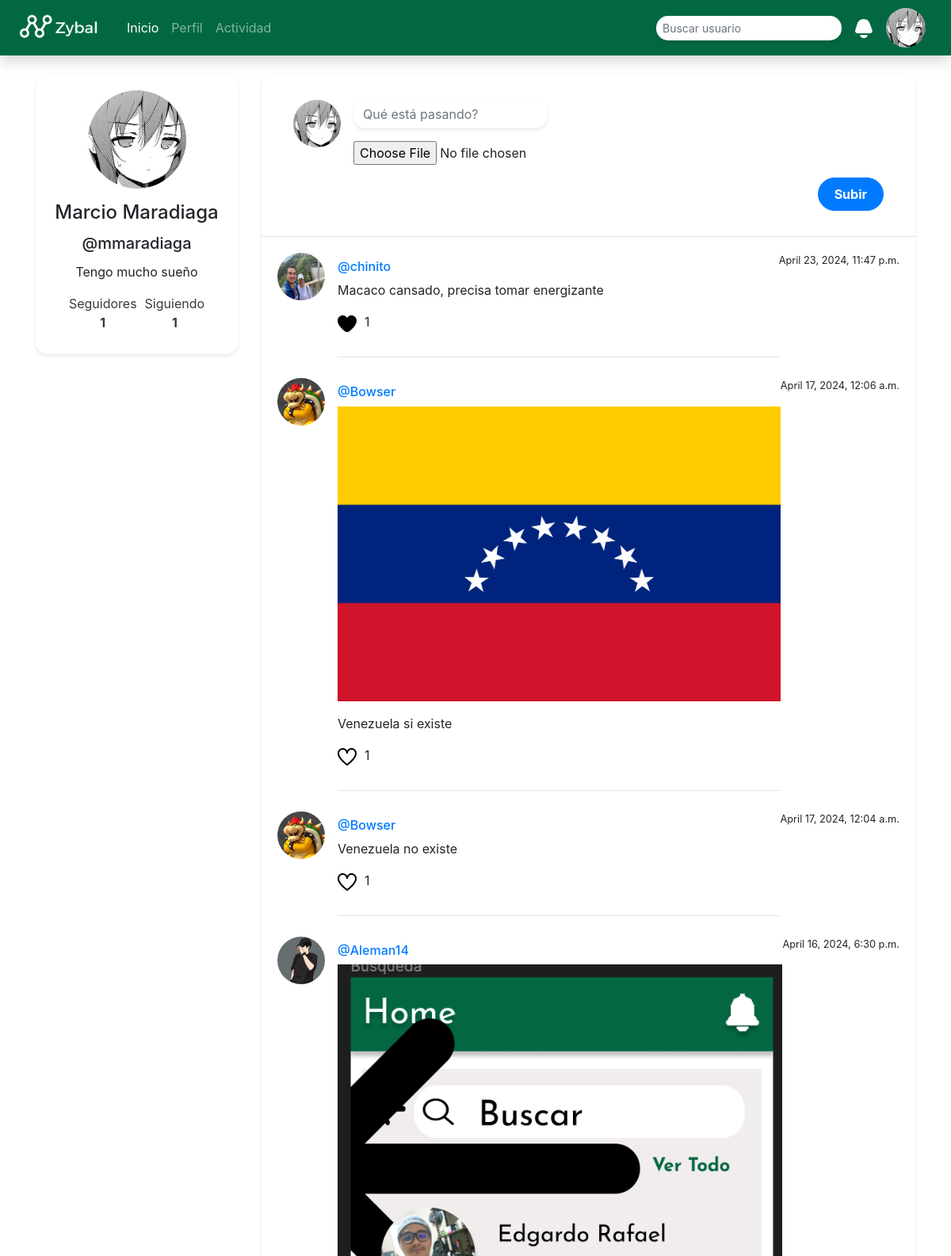
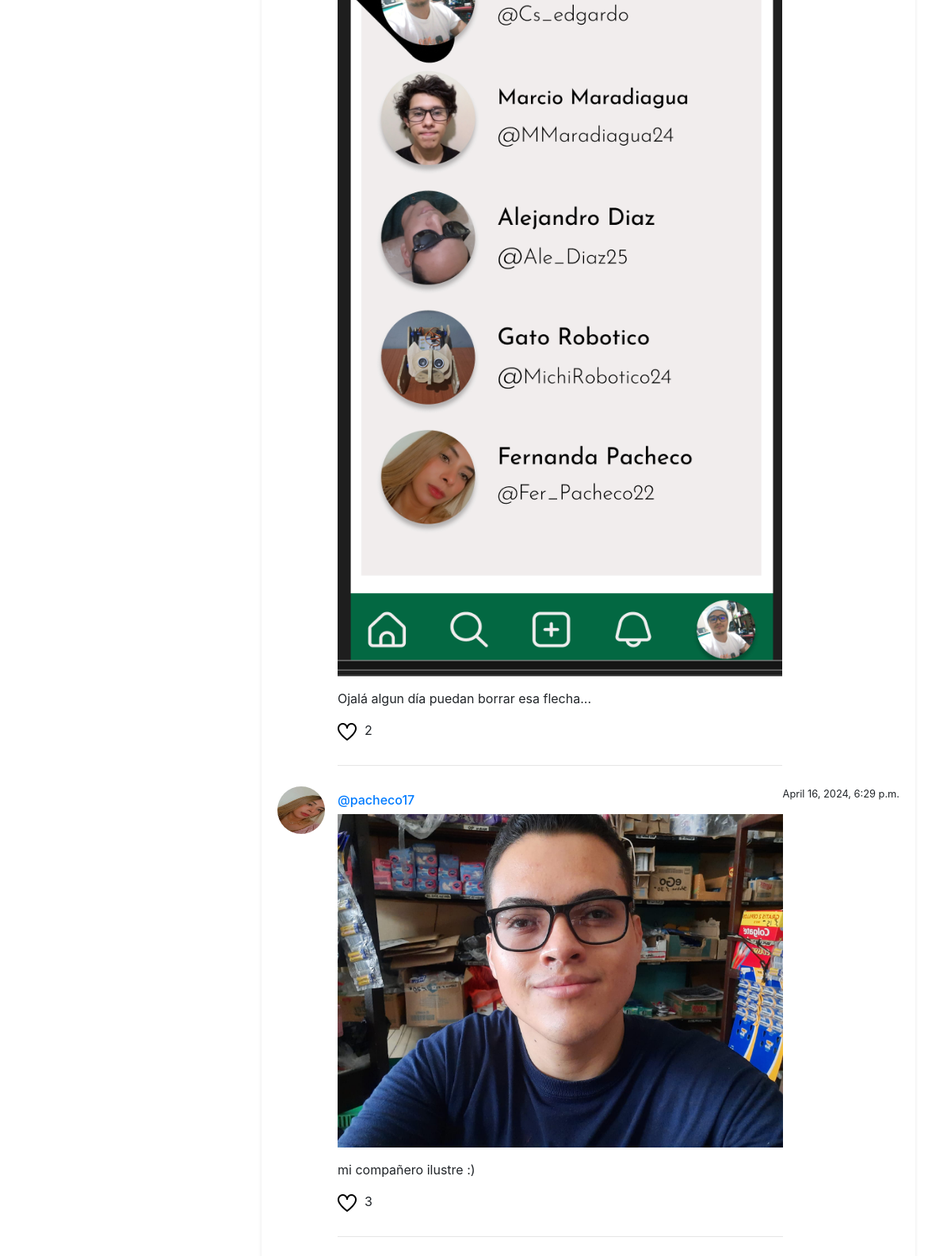
Screenshot of / (signed in, upper part) with the database file from the repository (2 pictures, top to bottom).
### zybal/models.py (models this page shows, shortened)
class Profile(models.Model): #User Profile
    user = models.ForeignKey(User, on_delete=models.CASCADE)
    phone_number = models.CharField(max_length=20, blank=True)
    bio = models.TextField(blank=True)
    profile_image = models.ImageField(upload_to='profile_images', default="default_profile_image.jpg")
    def __str__(self):
        return self.user.username
    @property
    def followers_count(self):
        return FollowersCount.objects.filter(followed_user=self).count()
    @property
    def following_count(self):
        return FollowersCount.objects.filter(follower=self).count()
    @property
    def followers_data(self):
        followers = FollowersCount.objects.filter(followed_user=self)
        followers = [follower.follower for follower in followers]
        return followers
    @property
    def following_data(self):
        following = FollowersCount.objects.filter(follower=self)
        following = [followed_user.followed_user for followed_user in following]
        return following

class Post(models.Model):
    user = models.ForeignKey(Profile, on_delete=models.CASCADE)
    image = models.ImageField(upload_to='post_images')
    caption = models.TextField()
    created_at = models.DateTimeField(default=datetime.now)
    @property
    def likes_count(self):
        return LikePost.objects.filter(post=self).count()
    def user_has_liked(self, user):
        return LikePost.objects.filter(post=self, username=user).exists()

### zybal/views.py (the view)
# urls.py: path('', views.home_view, name='home'),
@login_required(login_url='sign_in')
def home_view(request):
    profile = Profile.objects.get(user=request.user)
    posts = Post.objects.all().order_by('-created_at')
    followers = profile.followers_data
    following = profile.following_data
    for post in posts:
        post.user_has_liked = post.user_has_liked(profile)
    context = {
        'profile': profile,
        'posts': posts,
        'followers': followers,
        'following': following,
    }
    return render(request, 'pages/index.html', context)

### templates/pages/index.html (shortened to what this page needs)
<!DOCTYPE html>
<html lang="en">
<head>
    {% include 'includes/head.html' %}
</head>
<body>
    {% include 'includes/nav-bar.html' %}
    <div class="container">
        <div class="row">
            {% include 'includes/aside.html' %}
            <div class="col-md-9">
                <div class="middle-column">
                    <div class="card">
                        <div class="card-header bg-transparent">
                            <form action="{% url 'upload' %}" method="POST" enctype="multipart/form-data" class="form-inline">
                                    <div class="card-body">
                                        <div class="d-flex align-items-start">
                                            <img src="{{ profile.profile_image.url}}" alt="Profile Picture" width="60px" height="60px" class="rounded-circle mr-3">
                                            <div class="flex-grow-1">
                                                <textarea class="form-control border-0 bg-transparent" placeholder="Qué está pasando?" rows="1" name="caption" ></textarea>
                                                <input type="file" class="form-control-file mt-3" name="image_upload" accept="image/*" required>                                                <div class="preview-images"></div>
                                            </div>
                                        </div>
                                        <div class="d-flex justify-content-between align-items-center mt-3">
                                            <button type="submit" class="btn btn-primary">Subir</button>
                                        </div>
                                    </div>
                            </form>
                        </div>
                        <div class="card-body">
                            {% for post in posts %}
                            <div class="media">
                                <img src="{{ post.user.profile_image.url }}" alt="Profile Picture" width="60px" height="60px" class="rounded-circle mr-3">
                                <div class="media-body">
                                    <a href="{% url 'profile' post.user %}"><h6>@{{ post.user }}</h6></a>
                                    {% if post.image %}
                                        <img src="{{ post.image.url }}" alt="Post Image" width="100%" class="mb-3">
                                        {% endif %}
                                        <p class="card-text text-justify">{{ post.caption }}</p>
                                        <div class="image-link" style="display: inline-block;">
                                            <a href="/like-post?post_id={{ post.id}}">
                                                {% if post.user_has_liked == 0 %}
                                                    <img src="../../static/assets/images/corazon.png" alt="dislike">
                                                {% else %}
                                                    <img src="../../static/assets/images/like.png" alt="like">
                                                {% endif %}
                                            </a>
                                        </div>
                                        <div id="likes-count-{{post.id}}" style="display: inline-block; padding-left: 1%;">
                                                <p>{{post.likes_count}}</p>
                                        </div>
                                    <hr>
                                </div>
                                <small>{{ post.created_at }}</small>
                            </div>
                            {% endfor %}
                        </div>
                    </div>
                </div>
            </div>
        </div>
    </div>
</body>
</html>

### templates/includes/nav-bar.html (shortened to what this page needs)
<nav class="navbar navbar-expand-md navbar-dark mb-4 shadow" style="background-color:#026842">
    <a href="{% url 'home' %} " class="navbar-brand">
        <img src="../../static/assets/images/logo.png" alt="logo" class="img-fluid" width="120px" height="150px">
    </a>
    <div class="collapse navbar-collapse" id="responsive">
        <ul class="navbar-nav mr-auto text-capitalize">
            <li class="nav-item"><a href="{% url 'home' %}" class="nav-link active">Inicio</a></li>
            <li class="nav-item"><a href="{% url 'profile' request.user.username %}" class="nav-link">Perfil</a></li>
            <li class="nav-item"><a href="{% url 'activity' %}" class="nav-link">Actividad</a></li>
        </ul>
        <search>
            <form method="post" action="{% url 'search_view'%}" class="form-inline ml-auto d-none d-md-block mr-3" >
                <input type="text" name="search" id="search" placeholder="Buscar usuario" class="form-control form-control-sm">
            </form>
        </search>
    </div>
    <a href="#modal-notifications" class="text-decoration-none mr-3" data-toggle="modal">
    </a>
    <div class="dropdown mr-3">
        <button class="btn btn-secondary p-0 border-0 bg-transparent" type="button" id="profileDropdown" data-toggle="dropdown" aria-haspopup="true" aria-expanded="false">
            <img id="profileImage" src="{{ profile.profile_image.url }}" alt="profile_icon" class="rounded-circle" width="50px" height="50px">
        </button>
    </div>
</nav>

### templates/includes/aside.html
<aside class="col-md-3">
    <div class="left-column">
        {% block content %}
        <div class="card card-left1 mb-4">
            <div class="card-body text-center">
                <div class="d-flex justify-content-center mb-3">
                    <img src="{{ profile.profile_image.url }}" alt="profile image" class="rounded-circle" width="124px" height="124px" style="object-fit: cover;">
                </div>
                <h4 class="card-title">{{ profile.user.first_name }} {{ profile.user.last_name }}</h4>
                <h5 class="card-title">@{{ profile.user.username }}</h5>
                <p class="">{{ profile.bio }}</p>
                <ul class="list-unstyled nav justify-content-center">
                    <li class="nav-item me-3 mb-2" style="margin-right: 10px;">
                        <a href="#modal-followers" data-toggle="modal" class="text-dark text-decoration-none">Seguidores<br><strong>{{ profile.followers_count }}</strong></a>
                    </li>
                    <li class="nav-item mb-2">
                        <a href="#modal-following" data-toggle="modal" class="text-dark text-decoration-none">Siguiendo<br><strong>{{ profile.following_count }}</strong></a>
                    </li>
                </ul>
            </div>
        </div>
        {% endblock %}
    </div>
</aside>
{% include 'includes/modal-followers.html' %}
{% include 'includes/modal-following.html' %}

### templates/pages/index.html (style rules this page uses)
.card { background-color: transparent; border: none; border-radius: 15px; box-shadow: 0 2px 4px rgba(0,0,0,0.1); width: 100%; }
.card-body { padding: 20px; display: flex; flex-direction: column; height: 100%; }
.form-control { border: none; border-radius: 15px; box-shadow: 0 2px 4px rgba(0,0,0,0.1); flex: 1; resize: none; min-height: 100%; }
.btn { border-radius: 25px; padding: 8px 20px; font-weight: bold; }
.image-link a { outline: none; }

### templates/includes/modal-notifications.html (style rules this page uses)
.card { background-color: transparent; border: none; border-radius: 15px; box-shadow: 0 2px 4px rgba(0,0,0,0.1); width: 100%; }
.card-body { padding: 20px; display: flex; flex-direction: column; height: 100%; }
.media { margin-bottom: 10px; }

### templates/includes/modal-followers.html (style rules this page uses)
.card { background-color: transparent; border: none; border-radius: 15px; box-shadow: 0 2px 4px rgba(0,0,0,0.1); width: 100%; }
.card-body { padding: 20px; display: flex; flex-direction: column; height: 100%; }
.media { margin-bottom: 10px; }

### templates/includes/modal-following.html (style rules this page uses)
.card { background-color: transparent; border: none; border-radius: 15px; box-shadow: 0 2px 4px rgba(0,0,0,0.1); width: 100%; }
.card-body { padding: 20px; display: flex; flex-direction: column; height: 100%; }
.media { margin-bottom: 10px; }

### rows the page displays
Profile: profile_image (picture), user.first_name "Marcio", user.last_name "Maradiaga", user.username "mmaradiaga", bio "Tengo mucho sueño", followers_count "1", following_count "1"
Post: user.profile_image (picture), user "chinito", caption "Macaco cansado, precisa tomar energizante", likes_count "1", created_at "April 23, 2024, 11:47 p.m."
Post: user.profile_image (picture), user "Bowser", image (picture), caption "Venezuela si existe", likes_count "1", created_at "April 17, 2024, 12:06 a.m."
Post: user.profile_image (picture), user "Bowser", caption "Venezuela no existe", likes_count "1", created_at "April 17, 2024, 12:04 a.m."
Post: user.profile_image (picture), user "Aleman14", image (picture), caption "Ojalá algun día puedan borrar esa flecha...", likes_count "2", created_at "April 16, 2024, 6:30 p.m."
Post: user.profile_image (picture), user "pacheco17", image (picture), caption "mi compañero ilustre :)", likes_count "3", created_at "April 16, 2024, 6:29 p.m."
